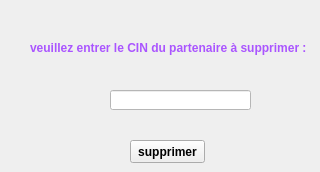
       <widget class="QWidget" name="tab_24">
        <attribute name="title">
         <string>supprimer</string>
        </attribute>
        <widget class="QLabel" name="label_66">
         <property name="geometry">
          <rect>
           <x>30</x>
           <y>40</y>
           <width>281</width>
           <height>16</height>
          </rect>
         </property>
         <property name="font">
          <font>
           <weight>75</weight>
           <bold>true</bold>
          </font>
         </property>
         <property name="styleSheet">
          <string notr="true">color: rgb(0, 0, 127);
color: rgb(170, 85, 255);</string>
         </property>
         <property name="text">
          <string>veuillez entrer le CIN du partenaire à supprimer :</string>
         </property>
        </widget>
        <widget class="QPushButton" name="pushButton_11_gc">
         <property name="geometry">
          <rect>
           <x>130</x>
           <y>140</y>
           <width>75</width>
           <height>23</height>
          </rect>
         </property>
         <property name="font">
          <font>
           <weight>75</weight>
           <bold>true</bold>
          </font>
         </property>
         <property name="text">
          <string>supprimer</string>
         </property>
        </widget>
        <widget class="QLineEdit" name="lineEdit_7_gc">
         <property name="geometry">
          <rect>
           <x>110</x>
           <y>90</y>
           <width>141</width>
           <height>20</height>
          </rect>
         </property>
         <property name="styleSheet">
          <string notr="true">background-color: rgb(255, 255, 255);</string>
         </property>
        </widget>
       </widget>
